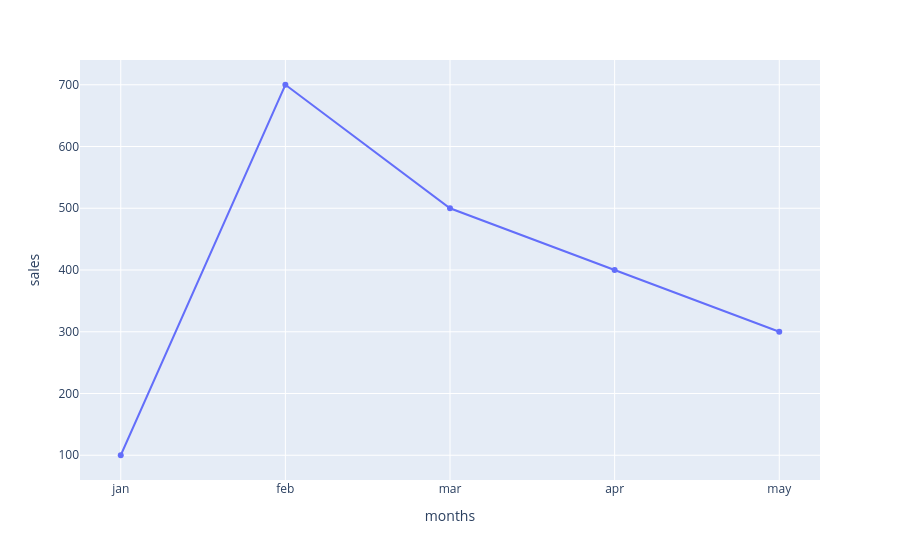

Notebook cell for this chart:
### Code cell
import plotly.express as px
import pandas as pd
df=pd.DataFrame({
    'months':['jan','feb','mar','apr','may'],
    'sales':[100,700,500,400,300]})
fig=px.line(df,x='months',y='sales',markers=True)
fig.show()

### Figure 1 — Plotly figure (JSON) as saved in the notebook; plotly's stock layout.template omitted (floating-point values rounded to 4 significant figures)
{"data": [{"hovertemplate": "months=%{x}<br>sales=%{y}<extra></extra>", "legendgroup": "", "line": {"color": "#636efa", "dash": "solid"}, "marker": {"symbol": "circle"}, "mode": "lines+markers", "name": "", "orientation": "v", "showlegend": false, "type": "scatter", "x": ["jan", "feb", "mar", "apr", "may"], "xaxis": "x", "y": [100, 700, 500, 400, 300], "yaxis": "y"}], "layout": {"legend": {"tracegroupgap": 0}, "margin": {"t": 60}, "xaxis": {"anchor": "y", "domain": [0, 1], "title": {"text": "months"}}, "yaxis": {"anchor": "x", "domain": [0, 1], "title": {"text": "sales"}}}}
